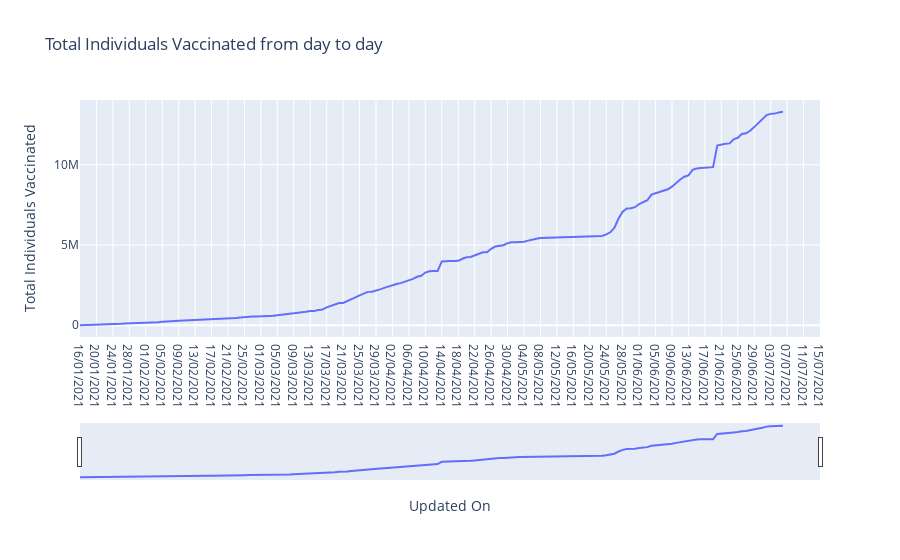

Source (notebook cell):
### Code cell
fig = px.line(andhra,x="Updated On",y="Total Individuals Vaccinated",title="Total Individuals Vaccinated from day to day")  
fig.update_xaxes(rangeslider_visible=True)

### Figure 1 — Plotly figure (JSON) as saved in the notebook; plotly's stock layout.template omitted (floating-point values rounded to 4 significant figures; data arrays with more than 128 entries replaced by an {"elided": "..."} marker saying what was removed)
{"data": [{"hovertemplate": "Updated On=%{x}<br>Total Individuals Vaccinated=%{y}<extra></extra>", "legendgroup": "", "line": {"color": "#636efa", "dash": "solid"}, "mode": "lines", "name": "", "orientation": "v", "showlegend": false, "type": "scatter", "x": {"elided": "181 str values"}, "xaxis": "x", "y": {"elided": "181 int values"}, "yaxis": "y"}], "layout": {"legend": {"tracegroupgap": 0}, "title": {"text": "Total Individuals Vaccinated from day to day"}, "xaxis": {"anchor": "y", "domain": [0, 1], "rangeslider": {"visible": true}, "title": {"text": "Updated On"}}, "yaxis": {"anchor": "x", "domain": [0, 1], "title": {"text": "Total Individuals Vaccinated"}}}}
